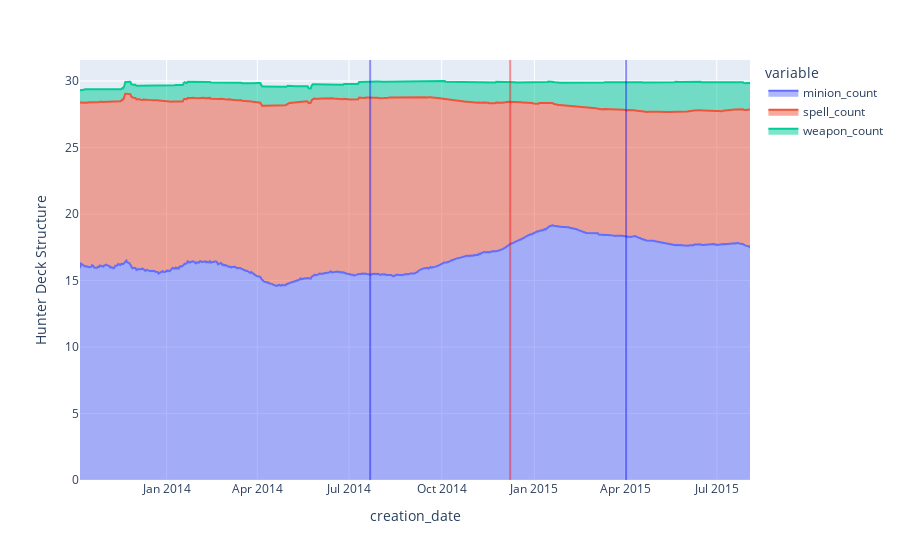

Source (notebook cell):
### Code cell
show_deck_structure('Hunter', 50, True)

### Figure 1 — Plotly figure (JSON) as saved in the notebook; plotly's stock layout.template omitted (floating-point values rounded to 4 significant figures; data arrays with more than 128 entries replaced by an {"elided": "..."} marker saying what was removed)
{"data": [{"fillpattern": {"shape": ""}, "hovertemplate": "variable=minion_count<br>creation_date=%{x}<br>Hunter Deck Structure=%{y}<extra></extra>", "legendgroup": "minion_count", "line": {"color": "#636efa"}, "marker": {"symbol": "circle"}, "mode": "lines", "name": "minion_count", "orientation": "v", "showlegend": true, "stackgroup": "1", "type": "scatter", "x": {"elided": "663 str values"}, "xaxis": "x", "y": {"elided": "663 float values"}, "yaxis": "y"}, {"fillpattern": {"shape": ""}, "hovertemplate": "variable=spell_count<br>creation_date=%{x}<br>Hunter Deck Structure=%{y}<extra></extra>", "legendgroup": "spell_count", "line": {"color": "#EF553B"}, "marker": {"symbol": "circle"}, "mode": "lines", "name": "spell_count", "orientation": "v", "showlegend": true, "stackgroup": "1", "type": "scatter", "x": {"elided": "663 str values"}, "xaxis": "x", "y": {"elided": "663 float values"}, "yaxis": "y"}, {"fillpattern": {"shape": ""}, "hovertemplate": "variable=weapon_count<br>creation_date=%{x}<br>Hunter Deck Structure=%{y}<extra></extra>", "legendgroup": "weapon_count", "line": {"color": "#00cc96"}, "marker": {"symbol": "circle"}, "mode": "lines", "name": "weapon_count", "orientation": "v", "showlegend": true, "stackgroup": "1", "type": "scatter", "x": {"elided": "663 str values"}, "xaxis": "x", "y": {"elided": "663 float values"}, "yaxis": "y"}], "layout": {"autosize": true, "legend": {"title": {"text": "variable"}, "tracegroupgap": 0}, "margin": {"t": 60}, "shapes": [{"line": {"color": "blue", "width": 2}, "opacity": 0.4, "type": "line", "x0": "2014-07-22T00:00:00", "x1": "2014-07-22T00:00:00", "xref": "x", "y0": 0, "y1": 1, "yref": "y domain"}, {"line": {"color": "blue", "width": 2}, "opacity": 0.4, "type": "line", "x0": "2015-04-02T00:00:00", "x1": "2015-04-02T00:00:00", "xref": "x", "y0": 0, "y1": 1, "yref": "y domain"}, {"line": {"color": "red", "width": 2}, "opacity": 0.4, "type": "line", "x0": "2014-12-08T00:00:00", "x1": "2014-12-08T00:00:00", "xref": "x", "y0": 0, "y1": 1, "yref": "y domain"}], "xaxis": {"anchor": "y", "autorange": true, "domain": [0, 1], "range": ["2013-10-07", "2015-08-03"], "title": {"text": "creation_date"}, "type": "date"}, "yaxis": {"anchor": "x", "autorange": true, "domain": [0, 1], "range": [0, 31.58], "title": {"text": "Hunter Deck Structure"}, "type": "linear"}}}
